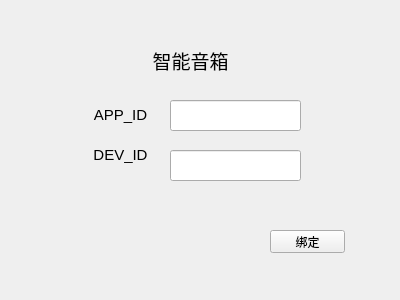
<?xml version="1.0" encoding="UTF-8"?>
<ui version="4.0">
 <class>Widget</class>
 <widget class="QWidget" name="Widget">
  <property name="geometry">
   <rect>
    <x>0</x>
    <y>0</y>
    <width>400</width>
    <height>300</height>
   </rect>
  </property>
  <property name="windowTitle">
   <string>Widget</string>
  </property>
  <widget class="QLabel" name="label">
   <property name="geometry">
    <rect>
     <x>150</x>
     <y>40</y>
     <width>81</width>
     <height>41</height>
    </rect>
   </property>
   <property name="text">
    <string>&lt;html&gt;&lt;head/&gt;&lt;body&gt;&lt;p align=&quot;center&quot;&gt;&lt;span style=&quot; font-size:14pt;&quot;&gt;智能音箱&lt;/span&gt;&lt;/p&gt;&lt;/body&gt;&lt;/html&gt;</string>
   </property>
  </widget>
  <widget class="QLabel" name="label_2">
   <property name="geometry">
    <rect>
     <x>80</x>
     <y>100</y>
     <width>81</width>
     <height>31</height>
    </rect>
   </property>
   <property name="text">
    <string>&lt;html&gt;&lt;head/&gt;&lt;body&gt;&lt;p align=&quot;center&quot;&gt;&lt;span style=&quot; font-size:11pt;&quot;&gt;APP_ID&lt;/span&gt;&lt;/p&gt;&lt;/body&gt;&lt;/html&gt;</string>
   </property>
  </widget>
  <widget class="QLabel" name="label_3">
   <property name="geometry">
    <rect>
     <x>80</x>
     <y>140</y>
     <width>81</width>
     <height>31</height>
    </rect>
   </property>
   <property name="text">
    <string>&lt;html&gt;&lt;head/&gt;&lt;body&gt;&lt;p align=&quot;center&quot;&gt;&lt;span style=&quot; font-size:11pt;&quot;&gt;DEV_ID&lt;/span&gt;&lt;/p&gt;&lt;/body&gt;&lt;/html&gt;</string>
   </property>
  </widget>
  <widget class="QLineEdit" name="appLineEdit">
   <property name="geometry">
    <rect>
     <x>170</x>
     <y>100</y>
     <width>131</width>
     <height>31</height>
    </rect>
   </property>
  </widget>
  <widget class="QLineEdit" name="devLineEdit">
   <property name="geometry">
    <rect>
     <x>170</x>
     <y>150</y>
     <width>131</width>
     <height>31</height>
    </rect>
   </property>
  </widget>
  <widget class="QPushButton" name="pushButton">
   <property name="geometry">
    <rect>
     <x>270</x>
     <y>230</y>
     <width>75</width>
     <height>23</height>
    </rect>
   </property>
   <property name="text">
    <string>绑定</string>
   </property>
  </widget>
 </widget>
 <layoutdefault spacing="6" margin="11"/>
 <resources/>
 <connections/>
</ui>
